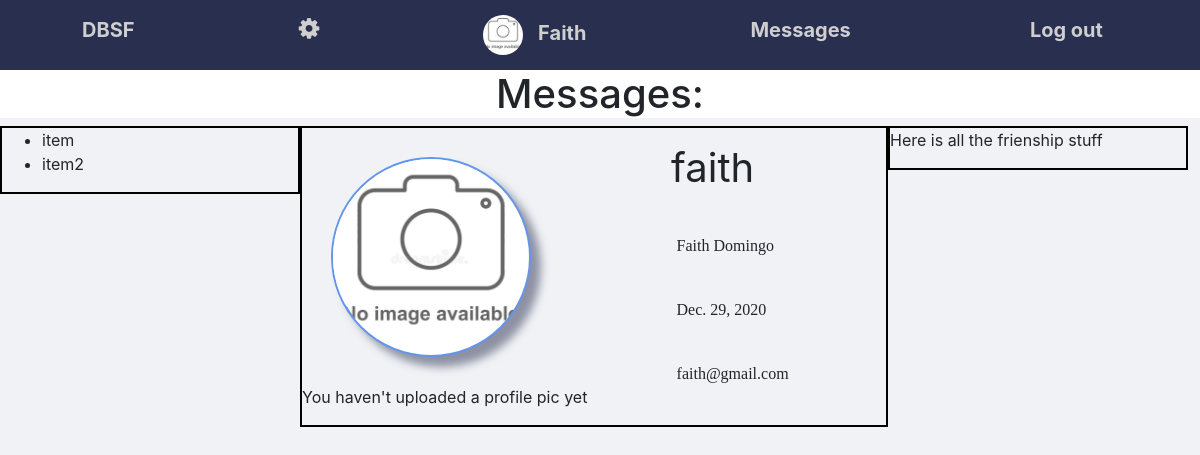
The app's page /profile (signed in), older data.
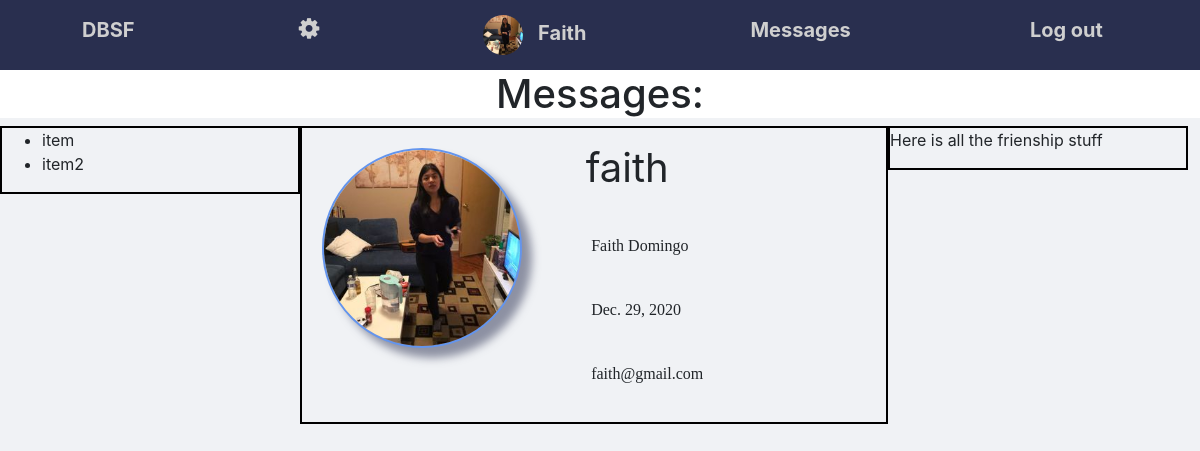
The same page, newer data.
### social/models.py (models this page shows)
class User(AbstractUser):
    dob = models.DateField(blank=True, default=timezone.now)
    friends = models.IntegerField(default=0)
    profile_pic = models.ImageField(blank=True, upload_to='profile_pictures')

### social/views.py (the view)
# urls.py: path('profile', views.profile, name='profile'),
@login_required
def profile(request):
    return render(request, 'social/profile.html', {'user': request.user})

### social/templates/social/profile.html (shortened to what this page needs)
{% extends 'social/layout.html' %}
{% load static %}
{% block body %}
  <div class="profile_pic_div">
    {% if user.profile_pic.url != None %}
      <img class='profile_pic' src="{{user.profile_pic.url}}" alt="profile_pic">
    {% else %}
      <img class='profile_pic' src="{% static 'social/core_images/no_image.jpg' %}" alt="{{user}} hasn't uploaded an image yet" width="300">
      <p>You haven't uploaded a profile pic yet</p>
      {% endif %}
  </div>
  <div class="user_info_div">
    <p id='profile_username'>{{user}}</p>
    <ul>
      <li>{{user.first_name}} {{user.last_name}}</li>
      <li>{{user.dob}}</li>
      <li>{{user.email}}</li>
    </ul>
  </div>
{% endblock %}

### social/templates/social/layout.html (shortened to what this page needs)
{% load static %}
<!DOCTYPE html>
<html lang="en" dir="ltr">
  <head>
    <link rel="stylesheet" href="https://cdnjs.cloudflare.com/ajax/libs/font-awesome/4.7.0/css/font-awesome.min.css">
    <link rel="stylesheet" href="https://stackpath.bootstrapcdn.com/bootstrap/4.3.1/css/bootstrap.min.css">
    <link rel="stylesheet" href="https://cdnjs.cloudflare.com/ajax/libs/font-awesome/4.7.0/css/font-awesome.min.css">
    <link rel="stylesheet" href="{% static 'social/styles/base.css' %}">
  </head>
  <body>
    <nav class='main_nav'>
      <a href="{% url 'index' %}">DBSF</a>
      <a href="#"><i class="fa fa-gear" style="font-size:24px"></i></a>
      <a href="{% url 'profile' %}">
        {% if user.profile_pic.url != '' %}
          <img class="profile_pic_small_icon" src="{{user.profile_pic.url}}" alt="profile_pic">
        {% else %}
          <img class='profile_pic_small_icon' src="{% static 'social/core_images/no_image.jpg' %}" alt="{{user}} hasn't uploaded an image yet">
        {% endif %}
        {{user|title}}
      </a>
      <a href="#">Messages</a>
      <form class="logout_form" action="{% url 'logout' %}" method="post">
        <a class='logout_a' href="/logout">Log out</a>
      </form>
    </nav>
    <div class="messages">
      <h1>Messages: {{message}}</h1>
    </div>
    <div class="side_bar">
      <ul>
        <li>item</li>
        <li>item2</li>
      </ul>
    </div>
    <div class="main">
      {% block body %}{% endblock %}
    </div>
    <div class="friends_right_div">
      <p>Here is all the frienship stuff</p>
    </div>
  </body>
</html>

### social/static/social/styles/base.css (style rules this page uses)
h1 { text-align: center; }
.main_nav { background-color: #292f4f; display: flex; justify-content: space-around; }
.main_nav a, .main_nav form { color: #cfcfcf; padding: 15px; font-weight: bold; font-size: 20px; text-decoration: none; width: auto; }
.side_bar { float: left; border: 2px solid black; width: 25%; height: 100%; }
.friends_right_div { float: left; border: 2px solid black; width: 25%; height: 100%; }
.main { float: left; width: 49%; border: 2px solid black; }
.profile_pic_div, .user_info_div { float: left; }
.profile_pic { width: 200px; height: 200px; border-radius: 50%; object-fit: cover; margin: 10%; border: 2px solid cornflowerblue; filter: drop-shadow(10px 10px 4px rgba(41, 47, 79, 0.5)); }
.user_info_div { margin-left: 5%; }
.user_info_div p { margin-top: 5%; text-align: center; font-size: 40px; }
.user_info_div ul li { list-style: none; padding: 20px; font-family: Georgia, serif; }
html { font-family: sans-serif; background-color: #f0f2f5; }
.profile_pic_small_icon { width: 40px; height: 40px; object-fit: cover; border-radius: 50%; margin-right: 10px; }

Row changes from the older to the newer data that the page shows:
changed User "faith": profile_pic: picture added
Text that changed along with them:
text no longer shown: "You haven't uploaded a profile pic yet"
